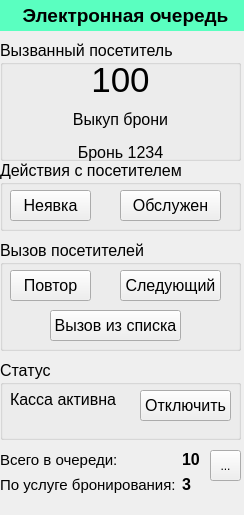
<?xml version="1.0" encoding="UTF-8"?>
<ui version="4.0">
 <class>EQueue</class>
 <widget class="QWidget" name="EQueue">
  <property name="geometry">
   <rect>
    <x>0</x>
    <y>0</y>
    <width>244</width>
    <height>515</height>
   </rect>
  </property>
  <property name="minimumSize">
   <size>
    <width>244</width>
    <height>515</height>
   </size>
  </property>
  <property name="maximumSize">
   <size>
    <width>244</width>
    <height>515</height>
   </size>
  </property>
  <property name="windowTitle">
   <string>Form</string>
  </property>
  <widget class="QLabel" name="lbHeader">
   <property name="geometry">
    <rect>
     <x>0</x>
     <y>0</y>
     <width>251</width>
     <height>31</height>
    </rect>
   </property>
   <property name="font">
    <font>
     <pointsize>14</pointsize>
     <bold>true</bold>
    </font>
   </property>
   <property name="styleSheet">
    <string notr="true">background-color: rgb(90, 255, 192);</string>
   </property>
   <property name="text">
    <string>Электронная очередь</string>
   </property>
   <property name="alignment">
    <set>Qt::AlignCenter</set>
   </property>
  </widget>
  <widget class="QGroupBox" name="gbUserInfo">
   <property name="geometry">
    <rect>
     <x>0</x>
     <y>40</y>
     <width>241</width>
     <height>121</height>
    </rect>
   </property>
   <property name="font">
    <font>
     <pointsize>12</pointsize>
    </font>
   </property>
   <property name="title">
    <string>Вызванный посетитель</string>
   </property>
   <widget class="QWidget" name="verticalLayoutWidget">
    <property name="geometry">
     <rect>
      <x>10</x>
      <y>20</y>
      <width>221</width>
      <height>105</height>
     </rect>
    </property>
    <layout class="QVBoxLayout" name="verticalLayout">
     <item>
      <widget class="QLabel" name="lbNumber">
       <property name="font">
        <font>
         <pointsize>26</pointsize>
        </font>
       </property>
       <property name="text">
        <string>100</string>
       </property>
       <property name="alignment">
        <set>Qt::AlignCenter</set>
       </property>
      </widget>
     </item>
     <item>
      <widget class="QLabel" name="lbType">
       <property name="text">
        <string>Выкуп брони</string>
       </property>
       <property name="alignment">
        <set>Qt::AlignCenter</set>
       </property>
      </widget>
     </item>
     <item>
      <widget class="QLabel" name="lbReserved_2">
       <property name="text">
        <string>Бронь 1234</string>
       </property>
       <property name="alignment">
        <set>Qt::AlignCenter</set>
       </property>
      </widget>
     </item>
    </layout>
   </widget>
  </widget>
  <widget class="QGroupBox" name="groupBox_2">
   <property name="geometry">
    <rect>
     <x>0</x>
     <y>160</y>
     <width>241</width>
     <height>71</height>
    </rect>
   </property>
   <property name="font">
    <font>
     <pointsize>12</pointsize>
    </font>
   </property>
   <property name="title">
    <string>Действия с посетителем</string>
   </property>
   <widget class="QPushButton" name="pbFoldVisitor">
    <property name="geometry">
     <rect>
      <x>10</x>
      <y>30</y>
      <width>81</width>
      <height>31</height>
     </rect>
    </property>
    <property name="text">
     <string>Неявка</string>
    </property>
   </widget>
   <widget class="QPushButton" name="pbServedVisitor">
    <property name="geometry">
     <rect>
      <x>120</x>
      <y>30</y>
      <width>101</width>
      <height>31</height>
     </rect>
    </property>
    <property name="text">
     <string>Обслужен</string>
    </property>
   </widget>
  </widget>
  <widget class="QGroupBox" name="groupBox_3">
   <property name="geometry">
    <rect>
     <x>0</x>
     <y>240</y>
     <width>241</width>
     <height>111</height>
    </rect>
   </property>
   <property name="font">
    <font>
     <pointsize>12</pointsize>
    </font>
   </property>
   <property name="title">
    <string>Вызов посетителей</string>
   </property>
   <widget class="QPushButton" name="pbRepeatVisitor">
    <property name="geometry">
     <rect>
      <x>10</x>
      <y>30</y>
      <width>81</width>
      <height>31</height>
     </rect>
    </property>
    <property name="text">
     <string>Повтор</string>
    </property>
   </widget>
   <widget class="QPushButton" name="pbNextVisitor">
    <property name="geometry">
     <rect>
      <x>120</x>
      <y>30</y>
      <width>101</width>
      <height>31</height>
     </rect>
    </property>
    <property name="font">
     <font>
      <family>MS Shell Dlg 2</family>
      <pointsize>12</pointsize>
     </font>
    </property>
    <property name="text">
     <string>Следующий</string>
    </property>
   </widget>
   <widget class="QPushButton" name="pbCallList">
    <property name="geometry">
     <rect>
      <x>50</x>
      <y>70</y>
      <width>131</width>
      <height>31</height>
     </rect>
    </property>
    <property name="text">
     <string>Вызов из списка</string>
    </property>
   </widget>
  </widget>
  <widget class="QGroupBox" name="gbStatus">
   <property name="geometry">
    <rect>
     <x>0</x>
     <y>360</y>
     <width>241</width>
     <height>80</height>
    </rect>
   </property>
   <property name="font">
    <font>
     <pointsize>12</pointsize>
    </font>
   </property>
   <property name="title">
    <string>Статус</string>
   </property>
   <widget class="QLabel" name="lbCashierStatus">
    <property name="geometry">
     <rect>
      <x>10</x>
      <y>30</y>
      <width>125</width>
      <height>19</height>
     </rect>
    </property>
    <property name="font">
     <font>
      <pointsize>12</pointsize>
     </font>
    </property>
    <property name="text">
     <string>Касса активна</string>
    </property>
   </widget>
   <widget class="QPushButton" name="pbDisableCashier">
    <property name="geometry">
     <rect>
      <x>140</x>
      <y>30</y>
      <width>91</width>
      <height>31</height>
     </rect>
    </property>
    <property name="text">
     <string>Отключить</string>
    </property>
   </widget>
  </widget>
  <widget class="QWidget" name="formLayoutWidget">
   <property name="geometry">
    <rect>
     <x>0</x>
     <y>450</y>
     <width>205</width>
     <height>52</height>
    </rect>
   </property>
   <layout class="QFormLayout" name="formLayout">
    <item row="0" column="0">
     <widget class="QLabel" name="label_2">
      <property name="font">
       <font>
        <pointsize>11</pointsize>
       </font>
      </property>
      <property name="text">
       <string>Всего в очереди:</string>
      </property>
     </widget>
    </item>
    <item row="0" column="1">
     <widget class="QLabel" name="lbQueue">
      <property name="font">
       <font>
        <pointsize>12</pointsize>
        <bold>true</bold>
       </font>
      </property>
      <property name="text">
       <string>10</string>
      </property>
     </widget>
    </item>
    <item row="1" column="0">
     <widget class="QLabel" name="label_3">
      <property name="font">
       <font>
        <pointsize>11</pointsize>
       </font>
      </property>
      <property name="text">
       <string>По услуге бронирования:</string>
      </property>
     </widget>
    </item>
    <item row="1" column="1">
     <widget class="QLabel" name="lbReserved">
      <property name="font">
       <font>
        <pointsize>12</pointsize>
        <bold>true</bold>
       </font>
      </property>
      <property name="text">
       <string>3</string>
      </property>
     </widget>
    </item>
   </layout>
  </widget>
  <widget class="QToolButton" name="tbSettings">
   <property name="geometry">
    <rect>
     <x>210</x>
     <y>450</y>
     <width>31</width>
     <height>31</height>
    </rect>
   </property>
   <property name="text">
    <string>...</string>
   </property>
   <property name="icon">
    <iconset>
     <normaloff>images/settings.png</normaloff>images/settings.png</iconset>
   </property>
   <property name="iconSize">
    <size>
     <width>32</width>
     <height>32</height>
    </size>
   </property>
  </widget>
 </widget>
 <resources/>
 <connections/>
</ui>
